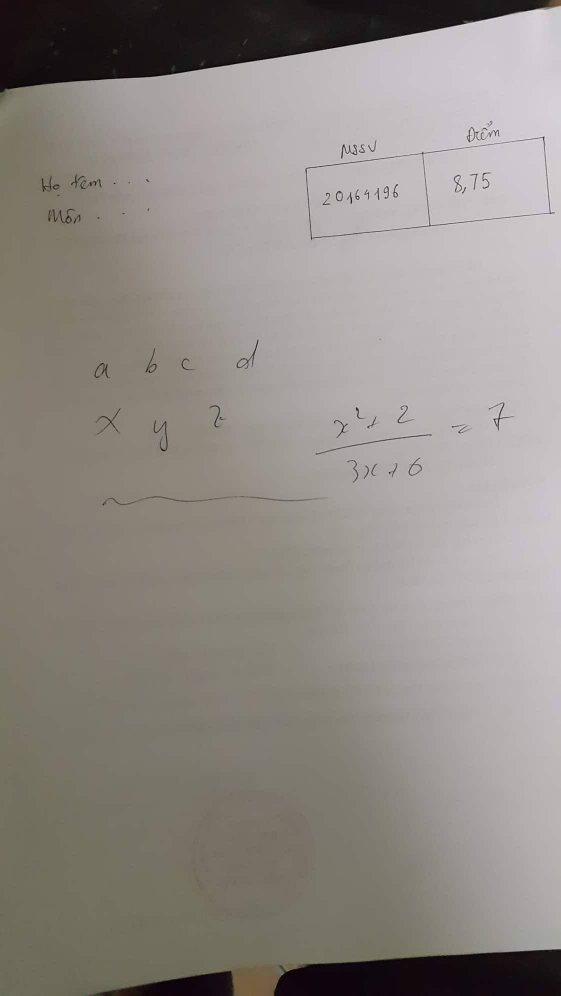
#> input picture test.jpg, 1121 x 1992 px (shown at 1/2 size)
$ python -i find_and_crop.py   (imports and definitions only)   (older library calls are emulated)
#> lines starting #> are read from the running program, lines starting #| are printed output that depends on the picture; after the words box and inside, x2 and y2 are one past the last pixel; in counts of white or black regions, pixels touching at a corner belong together
#> further down, picture is the input picture: shape (1992, 1121, 3); mean B, G, R 133.8, 138.7, 144.8
import numpy as np
import cv2

def find(img):
    screenCnt = None
    # chuyển sang ảnh gray là làm mờ
    gray = cv2.cvtColor(img,cv2.COLOR_BGR2RGB)
    gray = cv2.GaussianBlur(gray,(7,7),0)

    # Phát hiện các cạnh trong hình
    edges = cv2.Canny(gray,10,250)
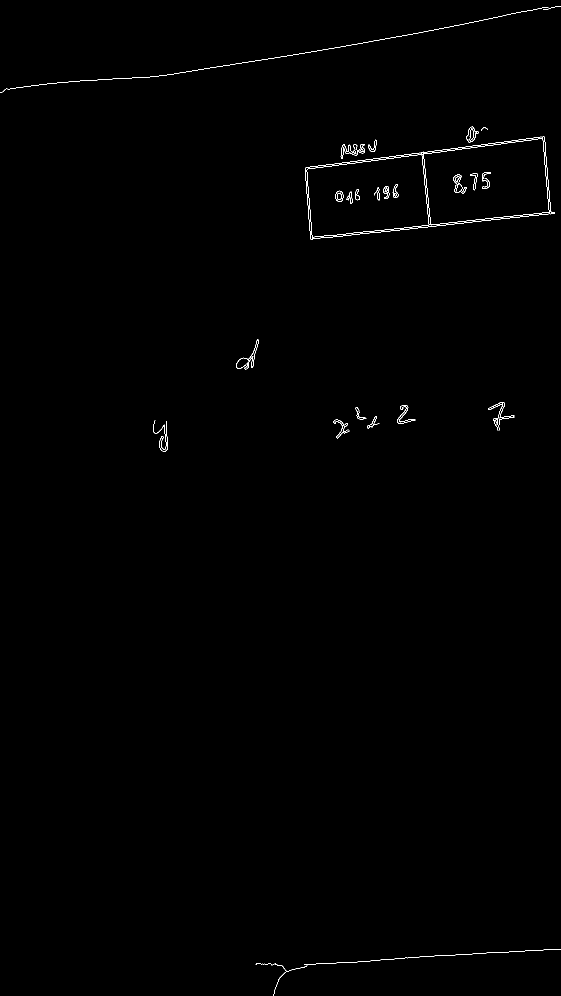
#> edges: shape (1992, 1121) (shown at 1/2 size); 0.34% white in thin lines or dots

    # tiến hành lọc bỏ những phần đen nằm giữa các viền trắng
    kernel = cv2.getStructuringElement(cv2.MORPH_RECT,(7,7))
    closed = cv2.morphologyEx(edges,cv2.MORPH_CLOSE,kernel)
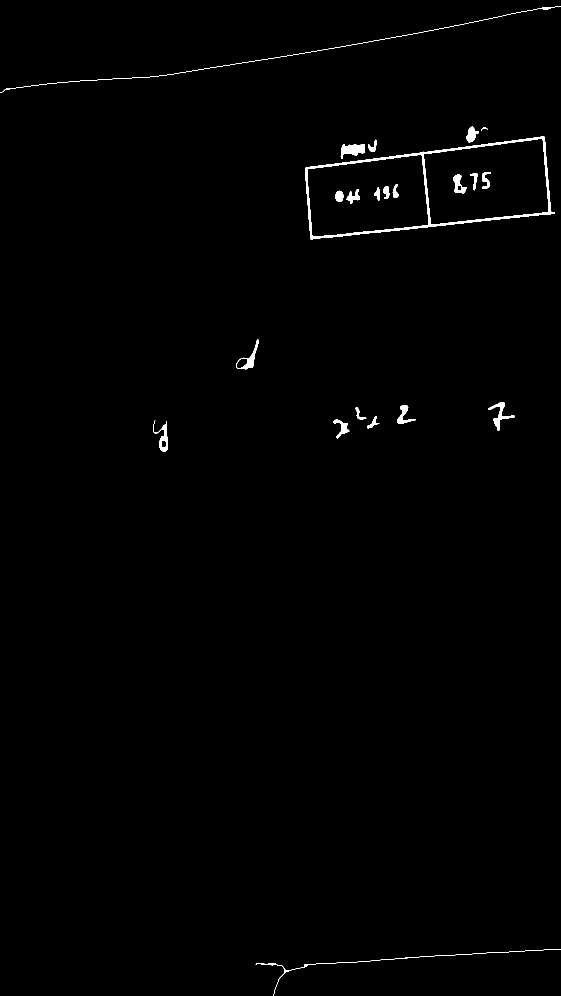
#> closed: shape (1992, 1121) (shown at 1/2 size); 0.67% white; 22 white regions

    # Sử dụng find contours để phát hiện khung hình chữ nhật ghi điểm
    _, contours, _ = cv2.findContours(closed.copy(), cv2.RETR_TREE, cv2.CHAIN_APPROX_NONE)
#> contours = 27 contours, 1 with area under 20; largest, box (x1, y1, x2, y2) and area: (610, 273, 1110, 480) 71996, (847, 277, 1098, 450) 34710, (614, 309, 858, 474) 32600, (681, 288, 730, 318) 807, (472, 679, 518, 739) 799
    contours = sorted(contours, key = cv2.contourArea, reverse = True)
    for contour in contours:
        approx = cv2.approxPolyDP(contour,0.01*cv2.arcLength(contour,True),True)
        if len(approx) == 4:
            screenCnt = approx
            #cv2.drawContours(img, contour, -1, (0, 255, 0), 3)
            break
#> this loop made 1 pass
#> screenCnt on pass 1: [[1088, 273], [611, 335], [621, 478], [1108, 427]]
    return screenCnt

# [63 lines left out: functions rotateAndCrop, remove_Border, xuLyText, not called in this run]

>>> import cv2
>>> picture = cv2.imread('test.jpg')
>>> result = find(picture)
#> result = [[1088, 273], [611, 335], [621, 478], [1108, 427]]
